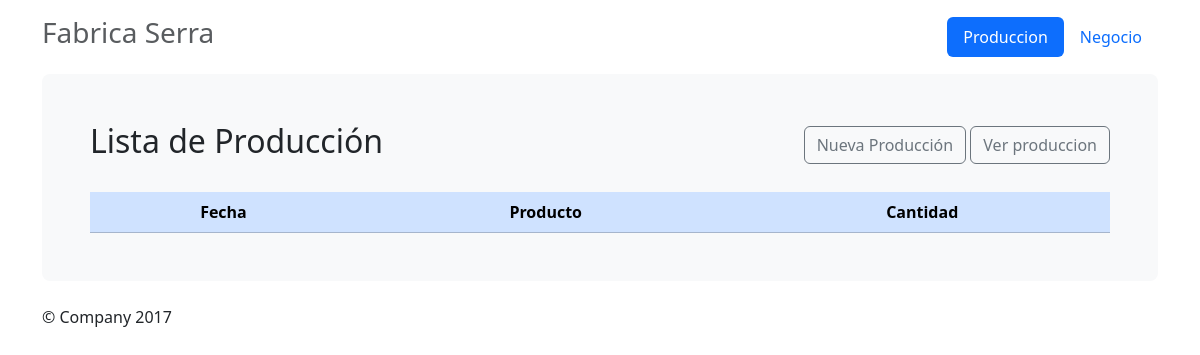
Page /produccion/list on the earlier database version.
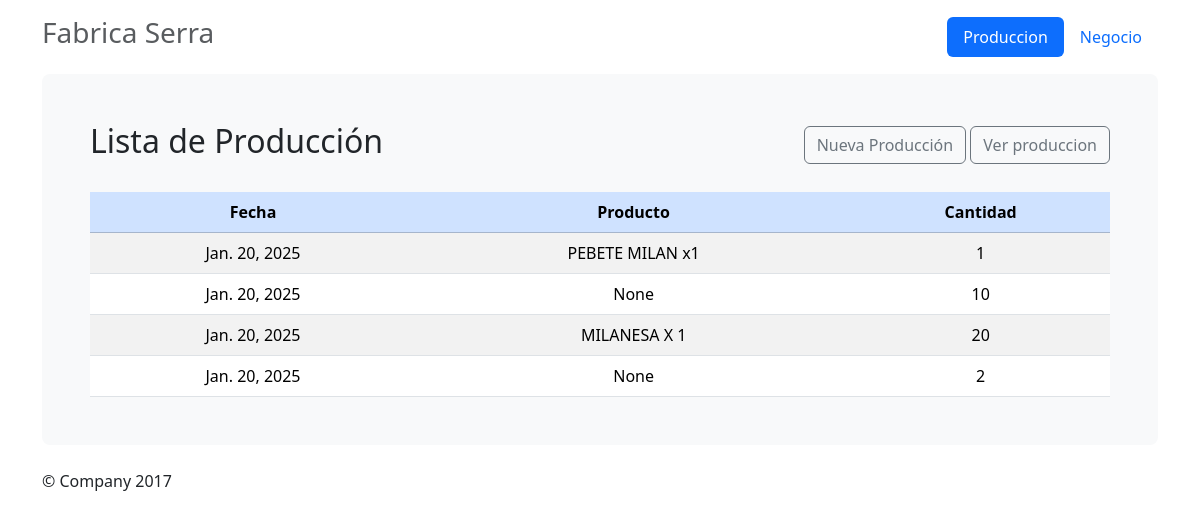
Same page on the later database version.
### produccion/models.py (models this page shows, shortened)
class Production(models.Model):
    uuid = models.UUIDField(primary_key=True, default=uuid.uuid4, editable=False)
    id = models.CharField(max_length=255)
    date = models.DateField(auto_now=True)
    cantidad = models.IntegerField()
    class Meta:
        db_table = 'produccion'

### produccion/views.py (the view)
# urls.py: path("produccion/list", views.listProduccion.as_view(), name='produccion_list')
class listProduccion(ListView):
    model = Production
    template_name = 'produccion/list_produccion.html'
    ordering = ['-date']
    def get_context_data(self, **kwargs):
        context = super().get_context_data(**kwargs)
        productos_dict = {producto.id: producto.product_key for producto in Product.objects.all()}
        context['productos_dict'] = productos_dict
        return context

### produccion/templatetags/custom_filters.py (called while the page is built)
@register.filter
def get_item(dictionary, key):
    return dictionary.get(key)

### produccion/templates/produccion/list_produccion.html
{% extends 'produccion/base_produccion.html' %}
{% load custom_filters %}
{% block produccion_title %}Lista de Producción{% endblock %}
{% block produccion_content %}
<div class="table-responsive">
    <table class="table table-hover table-striped align-middle mb-0">
        <thead class="table-primary">
            <tr>
                <th>Fecha</th>
                <th>Producto</th>
                <th>Cantidad</th>
            </tr>
        </thead>
        <tbody>
            {% for produccion in object_list %}
            <tr>
                <td>{{ produccion.date }}</td>
                <td>{{ productos_dict|get_item:produccion.id }}</td>
                <td>{{ produccion.cantidad }}</td>
            </tr>
            {% endfor %}
        </tbody>
    </table>
</div>
{% endblock %}

### produccion/templates/produccion/base_produccion.html (shortened to what this page needs)
{% extends 'base.html' %}
{% block page_content %}
<div class="d-flex justify-content-between align-items-center mb-4">
    <h2>{% block produccion_title %}Producción{% endblock %}</h2>
    <div>
        <a href="{% url 'produccion_add' %}" class="btn btn-outline-secondary">
             Nueva Producción
        </a>
        <a href="{% url 'produccion_list' %}" class="btn btn-outline-secondary">
             Ver produccion
        </a>
    </div>
</div>
{% block produccion_content %}
{% endblock %}
{% endblock %}

### pos/templates/base.html (shortened to what this page needs)
<!DOCTYPE html>
<head>
    <link href="https://cdn.jsdelivr.net/npm/bootstrap@5.3.1/dist/css/bootstrap.min.css" rel="stylesheet">
</head>
<body>
    <div class="container">
        <div class="d-flex justify-content-between align-items-center py-3">
            <h3 class="text-muted">Fabrica Serra</h3>
            <nav>
                <ul class="nav nav-pills">
                    <li class="nav-item">
                        <a class="nav-link active" href="#">Produccion</a>
                    </li>
                    <li class="nav-item">
                        <a class="nav-link" href="#">Negocio</a>
                    </li>
                </ul>
            </nav>
        </div>
        <div class="p-5 mb-4 bg-light rounded-3 text-center">
              {% block page_content %}{% endblock page_content %}
        </div>
        <footer class="footer">
            <p>© Company 2017</p>
        </footer>
    </div>
</body>
</html>

Differences in the rows shown:
added Production: date "Jan. 20, 2025", id "PEBETE MILAN x1", cantidad "1"
added Production: date "Jan. 20, 2025", id "None", cantidad "10"
added Production: date "Jan. 20, 2025", id "MILANESA X 1", cantidad "20"
added Production: date "Jan. 20, 2025", id "None", cantidad "2"
